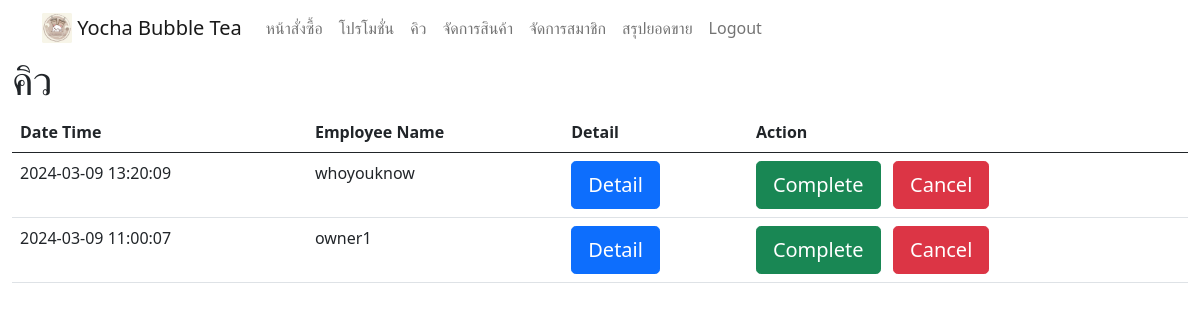
The app's page /employee/queue.php (signed in) with its own data.
### tables this page shows
CREATE TABLE `order` (
  `order_id` int(11) NOT NULL,
  `datetime` datetime NOT NULL,
  `status` varchar(30) NOT NULL,
  `mem_id` int(11) DEFAULT NULL,
  `employee_id` int(11) NOT NULL
);

CREATE TABLE `employees` (
  `employee_id` int(11) NOT NULL,
  `username` varchar(30) NOT NULL,
  `password` varchar(30) NOT NULL,
  `name` varchar(50) NOT NULL,
  `address` varchar(200) NOT NULL,
  `telephone` varchar(15) NOT NULL,
  `line_id` varchar(50) NOT NULL,
  `code_employee` varchar(15) NOT NULL,
  `status` varchar(20) NOT NULL
);

### employee/queue.php (the view, shortened to what this page needs)
<?php include("navbar_em.php");
include("../connection.php");
?>
<!DOCTYPE html>
<html lang="en">
<head>
</head>
<body>
<div class="container-xxl" >
        <div class="row">
        <h1>คิว</h1>
<?php
$sql = "SELECT o.order_id, o.datetime, em.name as em_name
FROM `order` o
INNER JOIN `employees` em ON o.employee_id = em.employee_id
WHERE o.status = 'incomplete'
ORDER BY o.datetime desc";
$result = $conn->query($sql);
if ($result->num_rows > 0) {
    echo "<br>";
    echo "<div class='table-responsive'>";
    echo "<table class='table '>";
    echo "<thead><tr><th>Date Time</th><th>Employee Name</th><th>Detail</th><th>Action</th></tr></thead>";
echo "<tbody>";
while($row = $result->fetch_assoc()) {
    echo "<tr><td>".$row["datetime"]."</td><td>".$row["em_name"]."</td><td>";
    echo "<a href='detail_order.php?order_id=".$row["order_id"]."' > <button class='btn btn-primary btn-lg'>Detail</button></a>";
    echo "</td><td>";
    echo "<a onclick='return confirmAction();' href='confirm_queue.php?id=".$row["order_id"]."' class='btn btn-success btn-lg'>Complete</a>";
    echo "<a onclick='return confirmDelete();' href='delete_queue.php?id=".$row["order_id"]."' class='btn btn-danger btn-lg'>Cancel</a>";
    echo "</td></tr>";
}
echo "</tbody>";
echo "</table>";
echo "</div>";
echo "</div>";
} else {
    echo "0 results";
}
?>
        </div>
</body>
</html>

### records on screen
order: datetime "2024-03-09 13:20:09", employee.name "whoyouknow"
order: datetime "2024-03-09 11:00:07", employee.name "owner1"
